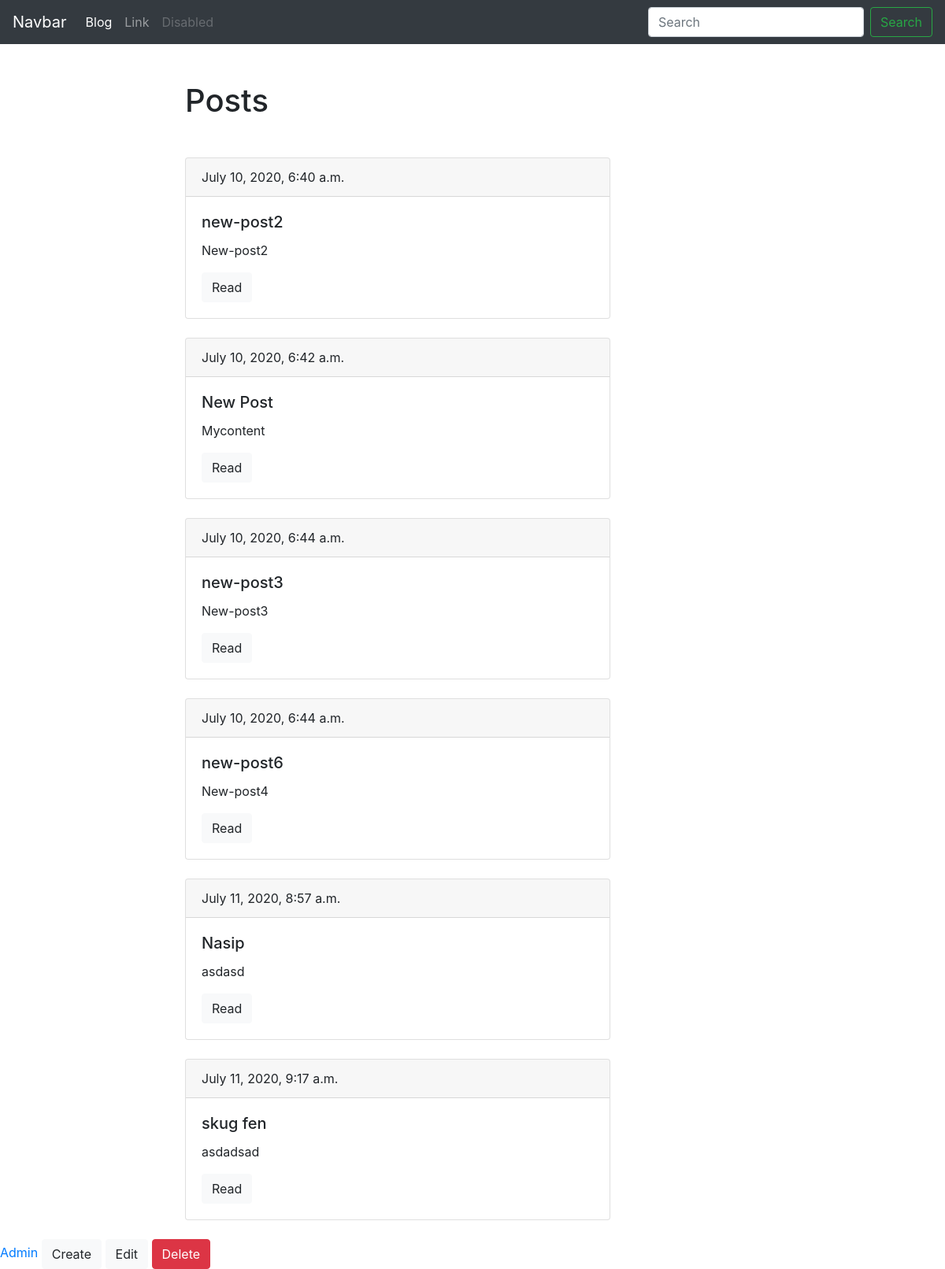
The page /blog/ on the database as committed earlier.
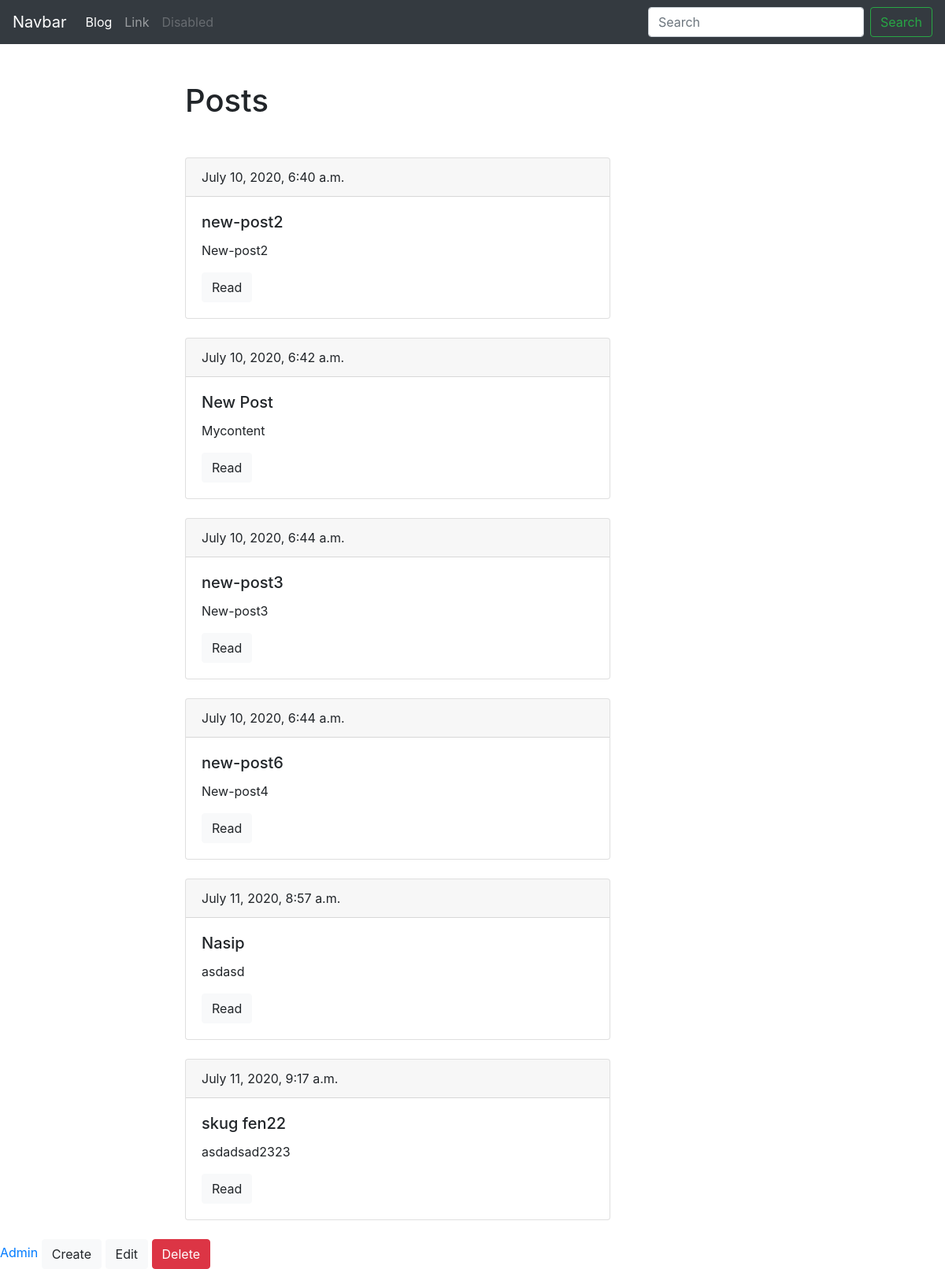
The same page on the database as committed later.
### blog/models.py (models this page shows, shortened)
class Post(models.Model):
    title = models.CharField(max_length=150, db_index=True)
    slug = models.SlugField(max_length=150, blank = True, unique = True)
    body = models.TextField(blank = True, db_index=True)
    date_pub = models.DateTimeField(auto_now_add = True)
    def get_absolute_url(self):
        return reverse('post_detail_url', kwargs={'slug':self.slug})

### blog/views.py (the view)
# urls.py: path('', posts_list, name='posts_list_url'),
def posts_list(request):
    posts = Post.objects.all()
    return render(request, 'blog/index.html', context={'posts':posts})

### blog/templates/blog/index.html (shortened to what this page needs)
{% extends 'blog/base_blog.html' %}
{% block content %}
<h1 class="mb-5">
    Posts
</h1>
{% for post in posts %}
<div class="card mb-4">
    <div class="card-header">
        {{post.date_pub}}
    </div>
    <div class="card-body">
        <h5 class="card-title">{{post.title}}</h5>
        <p class="card-text">{{post.body}}</p>
        <a href="{{post.get_absolute_url}}" class="btn btn-light">Read</a>
    </div>
</div>
{% endfor %}
{% endblock %}

Rows that differ between the two databases and show on the page:
changed Post: title "skug fen" → "skug fen22"; body "asdadsad" → "asdadsad2323"
